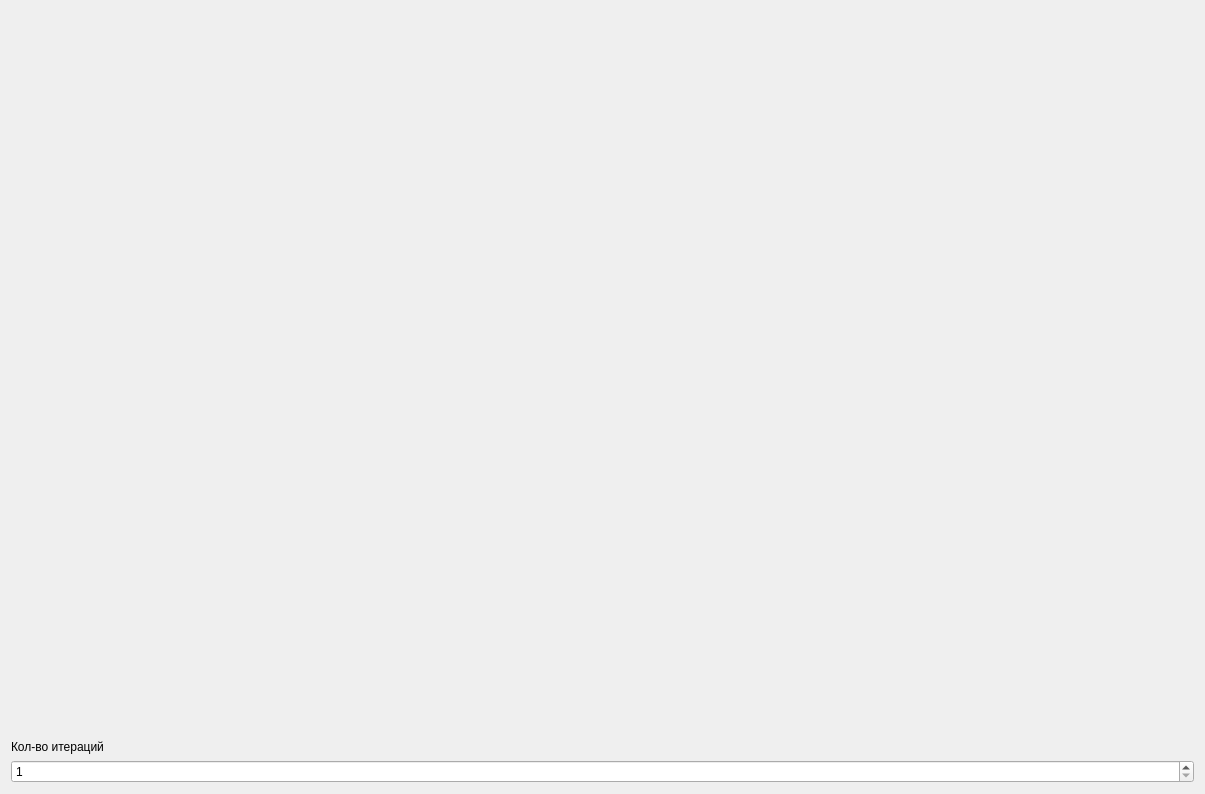
<?xml version="1.0" encoding="UTF-8"?>
<ui version="4.0">
 <class>MainWindow</class>
 <widget class="QMainWindow" name="MainWindow">
  <property name="windowModality">
   <enum>Qt::ApplicationModal</enum>
  </property>
  <property name="geometry">
   <rect>
    <x>0</x>
    <y>0</y>
    <width>1205</width>
    <height>794</height>
   </rect>
  </property>
  <property name="windowTitle">
   <string>Фракталы</string>
  </property>
  <widget class="QWidget" name="centralWidget">
   <layout class="QVBoxLayout" name="verticalLayout_2">
    <item>
     <widget class="GLWidget" name="MyGLWidget" native="true">
      <property name="sizePolicy">
       <sizepolicy hsizetype="Expanding" vsizetype="Expanding">
        <horstretch>0</horstretch>
        <verstretch>10</verstretch>
       </sizepolicy>
      </property>
      <property name="minimumSize">
       <size>
        <width>500</width>
        <height>500</height>
       </size>
      </property>
     </widget>
    </item>
    <item>
     <layout class="QVBoxLayout" name="verticalLayout">
      <item>
       <widget class="QLabel" name="label_4">
        <property name="sizePolicy">
         <sizepolicy hsizetype="Minimum" vsizetype="Maximum">
          <horstretch>0</horstretch>
          <verstretch>0</verstretch>
         </sizepolicy>
        </property>
        <property name="text">
         <string>Кол-во итераций</string>
        </property>
       </widget>
      </item>
      <item>
       <widget class="QSpinBox" name="spinBox">
        <property name="minimum">
         <number>1</number>
        </property>
        <property name="value">
         <number>1</number>
        </property>
       </widget>
      </item>
     </layout>
    </item>
   </layout>
  </widget>
 </widget>
 <layoutdefault spacing="6" margin="11"/>
 <customwidgets>
  <customwidget>
   <class>GLWidget</class>
   <extends>QWidget</extends>
   <header>glwidget.h</header>
   <container>1</container>
   <slots>
    <slot>changePicture(QString)</slot>
    <slot>changeX(int)</slot>
    <slot>changeY(int)</slot>
    <slot>changeWidth(int)</slot>
    <slot>changeHeight(int)</slot>
    <slot>changeFunc(int)</slot>
    <slot>changeRef(int)</slot>
    <slot>changeSfactor(QString)</slot>
    <slot>changeDfactor(QString)</slot>
    <slot>changeN(int)</slot>
    <slot>setLeftAngle(int)</slot>
    <slot>setRightAngle(int)</slot>
    <slot>setHeightSeq(int)</slot>
    <slot>setIsFilled(bool)</slot>
    <slot>setAlpha(int)</slot>
    <slot>setMainAngle(int)</slot>
   </slots>
  </customwidget>
 </customwidgets>
 <resources/>
 <connections>
  <connection>
   <sender>spinBox</sender>
   <signal>valueChanged(int)</signal>
   <receiver>MyGLWidget</receiver>
   <slot>changeN(int)</slot>
   <hints>
    <hint type="sourcelabel">
     <x>48</x>
     <y>106</y>
    </hint>
    <hint type="destinationlabel">
     <x>87</x>
     <y>481</y>
    </hint>
   </hints>
  </connection>
 </connections>
</ui>
